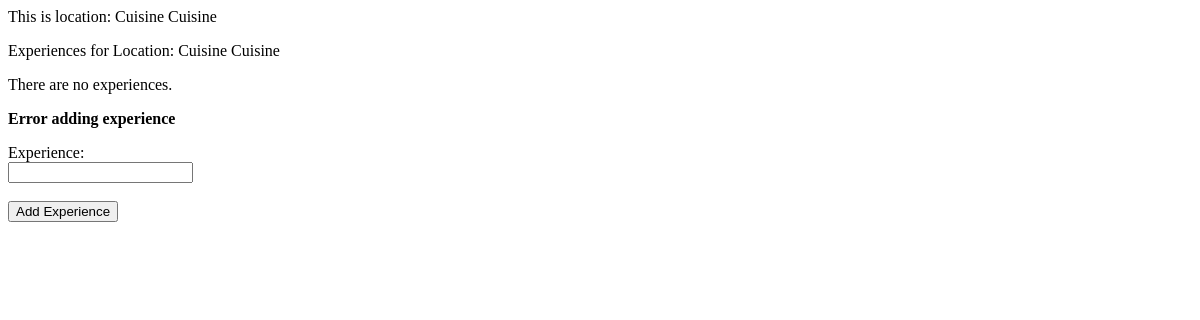
Page /makanclubs/locations/1/experience/ on the earlier database version.
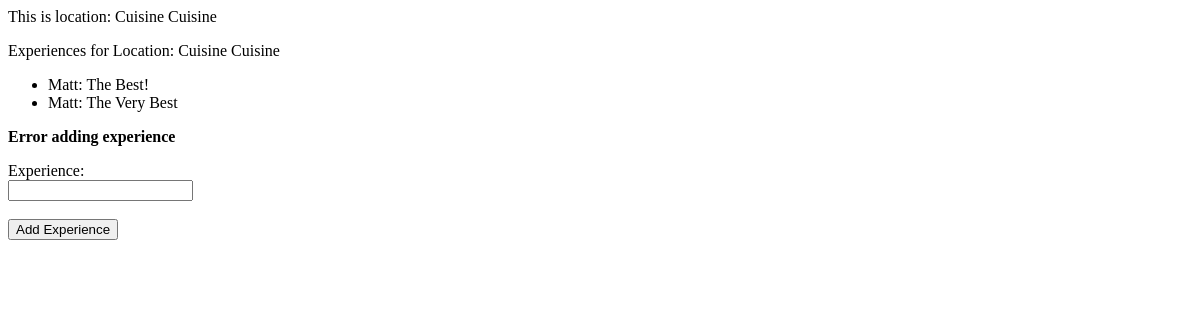
Same page on the later database version.
### makanclubs/models.py (models this page shows, shortened)
class Location(models.Model):
  location_name = models.CharField(max_length = 200)
  create_date = models.DateTimeField('date created', default=timezone.now)

class Experience(models.Model):
  reviewer = models.ForeignKey(Eater)
  notes = models.CharField(max_length = 500)
  venue = models.ForeignKey(Location)
  appreciates = models.IntegerField(default = 0)
  experience_date = models.DateTimeField('date of experience', default=timezone.now)
  create_date = models.DateTimeField('date created', default=timezone.now)

class Eater(models.Model):
  name = models.CharField(max_length = 200)
  create_date = models.DateTimeField('date created', default=timezone.now)

### makanclubs/views.py (the view, shortened to what this page needs)
# urls.py: url(r'^locations/(?P<location_id>[0-9]+)/experience/$', views.add_experience, name='experience location'),
def add_experience(request, location_id):
  location = get_object_or_404(Location, pk = location_id)
  experiences = location.experience_set.all()
  try:
    experience = request.POST['experience']
  except:
    return render(request, 'makanclubs/location.html', {'location': location, 'error_message': 'Error adding experience', 'experiences_list': experiences})

### makanclubs/templates/makanclubs/location.html (shortened to what this page needs)
<p> This is location: {{location.location_name}} </p>
<p> Experiences for Location: {{location.location_name}} </p>
{% if experiences_list %}
  <ul>
    {% for e in experiences_list %}
      <li>{{e.reviewer.name}}: {{e.notes}}</li>
    {% endfor %}
  </ul>
{% else %}
  <p> There are no experiences. </p>
{% endif %}
{% if error_message %}<p><strong>{{ error_message }}</strong></p>{% endif %}
<form action="{% url 'makanclubs:experience location' location.id %}" method='post'>
  Experience:<br>
  <input type='text' name='experience' required />
  <br><br>
  <input type='submit' value='Add Experience' />
</form>

Differences in the rows shown:
added Experience: reviewer.name "Matt", notes "The Best!"
added Experience: reviewer.name "Matt", notes "The Very Best"
Other differences:
text no longer shown: "There are no experiences."
